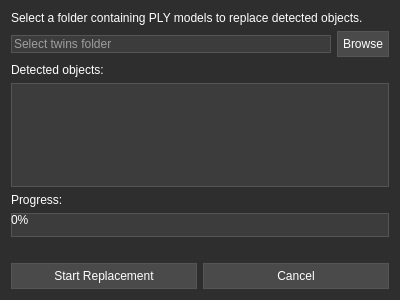
<?xml version="1.0" encoding="UTF-8"?>
<ui version="4.0">
 <class>ReplaceWithTwins</class>
 <widget class="QDialog" name="ReplaceWithTwins">
  <property name="geometry">
   <rect>
    <x>0</x>
    <y>0</y>
    <width>400</width>
    <height>300</height>
   </rect>
  </property>
  <property name="windowTitle">
   <string>Replace with Twins</string>
  </property>
  <property name="styleSheet">
   <string notr="true">QDialog {
    background-color: #2E2E2E;
    color: #FFFFFF;
}
QLabel {
    color: #FFFFFF;
}
QLineEdit {
    background-color: #3C3C3C;
    color: #FFFFFF;
    border: 1px solid #555555;
}
QPushButton {
    background-color: #4A4A4A;
    color: #FFFFFF;
    border: 1px solid #555555;
    padding: 5px;
}
QPushButton:hover {
    background-color: #5A5A5A;
}
QPushButton:pressed {
    background-color: #3A3A3A;
}
QProgressBar {
    background-color: #3C3C3C;
    color: #FFFFFF;
    border: 1px solid #555555;
}
QProgressBar::chunk {
    background-color: #4A90E2;
}
QTextEdit {
    background-color: #3C3C3C;
    color: #FFFFFF;
    border: 1px solid #555555;
}</string>
  </property>
  <layout class="QVBoxLayout" name="verticalLayout">
   <item>
    <widget class="QLabel" name="infoLabel">
     <property name="text">
      <string>Select a folder containing PLY models to replace detected objects.</string>
     </property>
     <property name="wordWrap">
      <bool>true</bool>
     </property>
    </widget>
   </item>
   <item>
    <layout class="QHBoxLayout" name="folderLayout">
     <item>
      <widget class="QLineEdit" name="folderEdit">
       <property name="placeholderText">
        <string>Select twins folder</string>
       </property>
      </widget>
     </item>
     <item>
      <widget class="QPushButton" name="browseButton">
       <property name="text">
        <string>Browse</string>
       </property>
      </widget>
     </item>
    </layout>
   </item>
   <item>
    <widget class="QLabel" name="clustersLabel">
     <property name="text">
      <string>Detected objects:</string>
     </property>
    </widget>
   </item>
   <item>
    <widget class="QTextEdit" name="clustersTextEdit">
     <property name="readOnly">
      <bool>true</bool>
     </property>
     <property name="maximumHeight">
      <number>100</number>
     </property>
    </widget>
   </item>
   <item>
    <widget class="QLabel" name="progressLabel">
     <property name="text">
      <string>Progress:</string>
     </property>
    </widget>
   </item>
   <item>
    <widget class="QProgressBar" name="progressBar">
     <property name="value">
      <number>0</number>
     </property>
    </widget>
   </item>
   <item>
    <widget class="QLabel" name="statusLabel">
     <property name="text">
      <string/>
     </property>
    </widget>
   </item>
   <item>
    <layout class="QHBoxLayout" name="buttonLayout">
     <item>
      <widget class="QPushButton" name="startButton">
       <property name="text">
        <string>Start Replacement</string>
       </property>
       <property name="enabled">
        <bool>false</bool>
       </property>
      </widget>
     </item>
     <item>
      <widget class="QPushButton" name="cancelButton">
       <property name="text">
        <string>Cancel</string>
       </property>
      </widget>
     </item>
    </layout>
   </item>
  </layout>
 </widget>
 <resources/>
 <connections/>
</ui>
